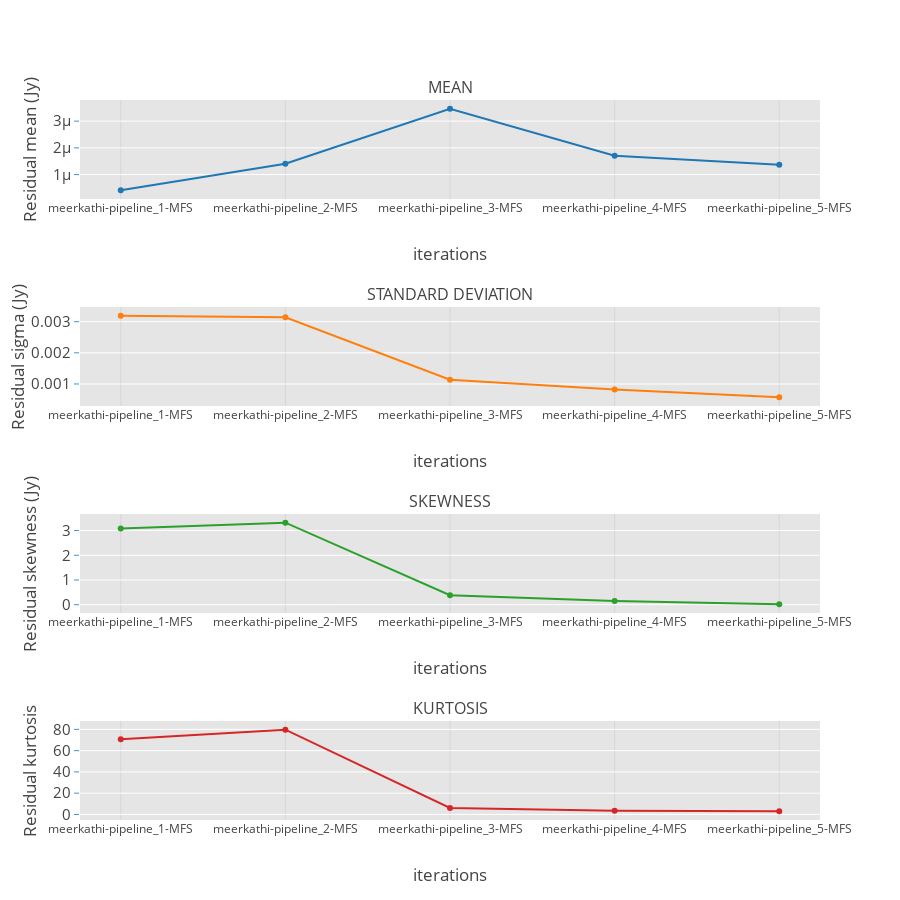

The notebook cell this image was saved under:
### Markdown cell above
## Residual Statistics

### Code cell
Res = OrderedDict()
for res in residuals1:
    Res[res] = residual_image_stats('input/%s' % res)

im_titles = [
               'MEAN',
               'STANDARD DEVIATION',
               'SKEWNESS',
               'KURTOSIS'
               
           ]
    
fig = tools.make_subplots(rows=4, cols=1, shared_yaxes=False, print_grid=False,
                          horizontal_spacing = 0.005, vertical_spacing = 0.15,
                          subplot_titles=im_titles)
    
names = []
mean = []
std = []
skew = []
kurt = []
for name, stats in Res.items():
    names.append(name[:-14])
    mean.append(stats['MEAN'])
    std.append(stats['STDDev'])
    skew.append(stats['SKEW'])
    kurt.append(stats['KURT'])
zipped_props = zip(names, mean, std)
names, mean, std = zip(*sorted(zipped_props, key=lambda x: x[0]))
    
fig.append_trace(go.Scatter(x=names, showlegend=False,
                            y=np.array(mean), mode = 'marker'), 1, 1)
fig['layout'].update(title='', height=900, width=900,
                     paper_bgcolor='rgb(255,255,255)', plot_bgcolor='rgb(229,229,229)',
                         legend=dict(x=0.8,y=1.0),)
fig['layout'].update(
    {'yaxis{}'.format(1):YAxis(title=u'Residual mean (Jy)',gridcolor='rgb(255,255,255)',
            tickfont=dict(size=15),
            titlefont=dict(size=17),
            showgrid=True,
            showline=False,
            showticklabels=True,
            tickcolor='rgb(51,153,225)',
            ticks='outside',
            zeroline=False)})
fig['layout'].update({'xaxis{}'.format(1):XAxis(title='iterations', position=0.0,
                                                titlefont=dict(size=17),
                                                overlaying='x')})
fig.append_trace(go.Scatter(x=names, showlegend=False,
                            y=np.array(std), mode = 'marker'), 2, 1)
fig['layout'].update(
    {'yaxis{}'.format(2):YAxis(title=u'Residual sigma (Jy)',gridcolor='rgb(255,255,255)',
            tickfont=dict(size=15),
            titlefont=dict(size=17),
            showgrid=True,
            showline=False,
            showticklabels=True,
            tickcolor='rgb(51,153,225)',
            ticks='outside',
            zeroline=False)})
fig['layout'].update({'xaxis{}'.format(2):XAxis(title='iterations', position=0.0,
                                                titlefont=dict(size=17),
                                                overlaying='x')})
fig.append_trace(go.Scatter(x=names, showlegend=False,
                            y=np.array(skew), mode = 'marker'), 3, 1)
fig['layout'].update(
    {'yaxis{}'.format(3):YAxis(title=u'Residual skewness (Jy)',gridcolor='rgb(255,255,255)',
            tickfont=dict(size=15),
            titlefont=dict(size=17),
            showgrid=True,
            showline=False,
            showticklabels=True,
            tickcolor='rgb(51,153,225)',
            ticks='outside',
            zeroline=False)})
fig['layout'].update({'xaxis{}'.format(3):XAxis(title='iterations', position=0.0,
                                                titlefont=dict(size=17),
                                                overlaying='x')})
fig.append_trace(go.Scatter(x=names, showlegend=False,
                            y=np.array(kurt), mode = 'marker'), 4, 1)
fig['layout'].update(
    {'yaxis{}'.format(4):YAxis(title=u'Residual kurtosis',gridcolor='rgb(255,255,255)',
            tickfont=dict(size=15),
            titlefont=dict(size=17),
            showgrid=True,
            showline=False,
            showticklabels=True,
            tickcolor='rgb(51,153,225)',
            ticks='outside',
            zeroline=False)})
fig['layout'].update({'xaxis{}'.format(4):XAxis(title='iterations', position=0.0,
                                                titlefont=dict(size=17),
                                                overlaying='x')})
py.iplot(fig, filename='make-subplots-multiple-with-titles')

### Figure 1 — Plotly figure (JSON) as saved in the notebook; plotly's stock layout.template omitted (floating-point values rounded to 4 significant figures)
{"data": [{"mode": "marker", "showlegend": false, "type": "scatter", "x": ["meerkathi-pipeline_1-MFS", "meerkathi-pipeline_2-MFS", "meerkathi-pipeline_3-MFS", "meerkathi-pipeline_4-MFS", "meerkathi-pipeline_5-MFS"], "xaxis": "x1", "y": [4.115e-07, 1.406e-06, 3.466e-06, 1.704e-06, 1.369e-06], "yaxis": "y1"}, {"mode": "marker", "showlegend": false, "type": "scatter", "x": ["meerkathi-pipeline_1-MFS", "meerkathi-pipeline_2-MFS", "meerkathi-pipeline_3-MFS", "meerkathi-pipeline_4-MFS", "meerkathi-pipeline_5-MFS"], "xaxis": "x2", "y": [0.003192, 0.003139, 0.001134, 0.00082, 0.000572], "yaxis": "y2"}, {"mode": "marker", "showlegend": false, "type": "scatter", "x": ["meerkathi-pipeline_1-MFS", "meerkathi-pipeline_2-MFS", "meerkathi-pipeline_3-MFS", "meerkathi-pipeline_4-MFS", "meerkathi-pipeline_5-MFS"], "xaxis": "x3", "y": [3.087, 3.317, 0.383, 0.1491, 0.01673], "yaxis": "y3"}, {"mode": "marker", "showlegend": false, "type": "scatter", "x": ["meerkathi-pipeline_1-MFS", "meerkathi-pipeline_2-MFS", "meerkathi-pipeline_3-MFS", "meerkathi-pipeline_4-MFS", "meerkathi-pipeline_5-MFS"], "xaxis": "x4", "y": [70.7, 79.71, 6.068, 3.561, 2.962], "yaxis": "y4"}], "layout": {"annotations": [{"font": {"size": 16}, "showarrow": false, "text": "MEAN", "x": 0.5, "xanchor": "center", "xref": "paper", "y": 1, "yanchor": "bottom", "yref": "paper"}, {"font": {"size": 16}, "showarrow": false, "text": "STANDARD DEVIATION", "x": 0.5, "xanchor": "center", "xref": "paper", "y": 0.7125, "yanchor": "bottom", "yref": "paper"}, {"font": {"size": 16}, "showarrow": false, "text": "SKEWNESS", "x": 0.5, "xanchor": "center", "xref": "paper", "y": 0.425, "yanchor": "bottom", "yref": "paper"}, {"font": {"size": 16}, "showarrow": false, "text": "KURTOSIS", "x": 0.5, "xanchor": "center", "xref": "paper", "y": 0.1375, "yanchor": "bottom", "yref": "paper"}], "height": 900, "legend": {"x": 0.8, "y": 1}, "paper_bgcolor": "rgb(255,255,255)", "plot_bgcolor": "rgb(229,229,229)", "title": "", "width": 900, "xaxis1": {"anchor": "y1", "domain": [0, 1], "overlaying": "x", "position": 0, "title": "iterations", "titlefont": {"size": 17}}, "xaxis2": {"anchor": "y2", "domain": [0, 1], "overlaying": "x", "position": 0, "title": "iterations", "titlefont": {"size": 17}}, "xaxis3": {"anchor": "y3", "domain": [0, 1], "overlaying": "x", "position": 0, "title": "iterations", "titlefont": {"size": 17}}, "xaxis4": {"anchor": "y4", "domain": [0, 1], "overlaying": "x", "position": 0, "title": "iterations", "titlefont": {"size": 17}}, "yaxis1": {"anchor": "x1", "domain": [0.8625, 1], "gridcolor": "rgb(255,255,255)", "showgrid": true, "showline": false, "showticklabels": true, "tickcolor": "rgb(51,153,225)", "tickfont": {"size": 15}, "ticks": "outside", "title": "Residual mean (Jy)", "titlefont": {"size": 17}, "zeroline": false}, "yaxis2": {"anchor": "x2", "domain": [0.575, 0.7125], "gridcolor": "rgb(255,255,255)", "showgrid": true, "showline": false, "showticklabels": true, "tickcolor": "rgb(51,153,225)", "tickfont": {"size": 15}, "ticks": "outside", "title": "Residual sigma (Jy)", "titlefont": {"size": 17}, "zeroline": false}, "yaxis3": {"anchor": "x3", "domain": [0.2875, 0.425], "gridcolor": "rgb(255,255,255)", "showgrid": true, "showline": false, "showticklabels": true, "tickcolor": "rgb(51,153,225)", "tickfont": {"size": 15}, "ticks": "outside", "title": "Residual skewness (Jy)", "titlefont": {"size": 17}, "zeroline": false}, "yaxis4": {"anchor": "x4", "domain": [0, 0.1375], "gridcolor": "rgb(255,255,255)", "showgrid": true, "showline": false, "showticklabels": true, "tickcolor": "rgb(51,153,225)", "tickfont": {"size": 15}, "ticks": "outside", "title": "Residual kurtosis", "titlefont": {"size": 17}, "zeroline": false}}}
